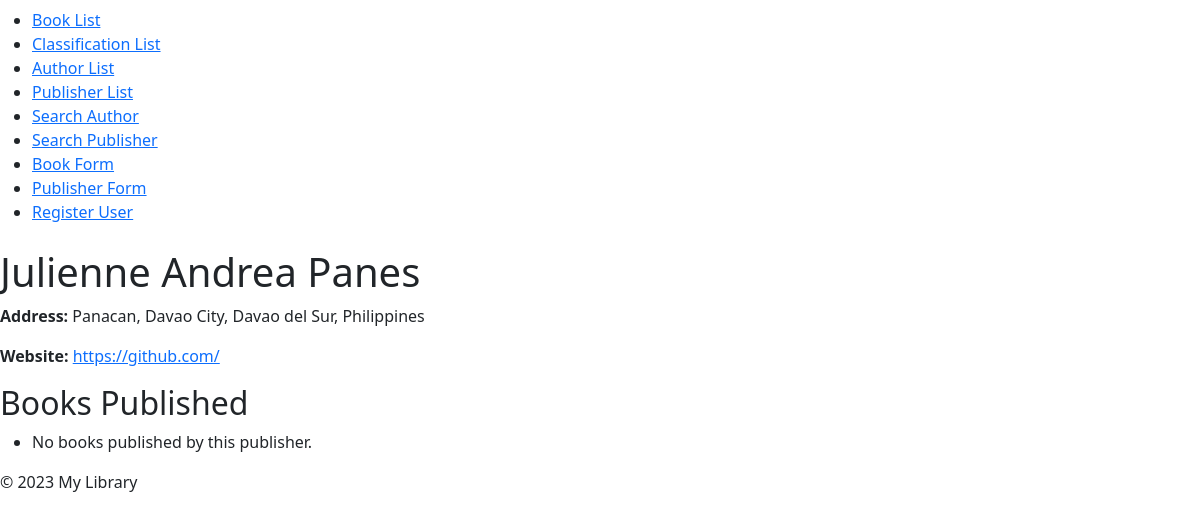
The app's page /publishers/2/, older data.
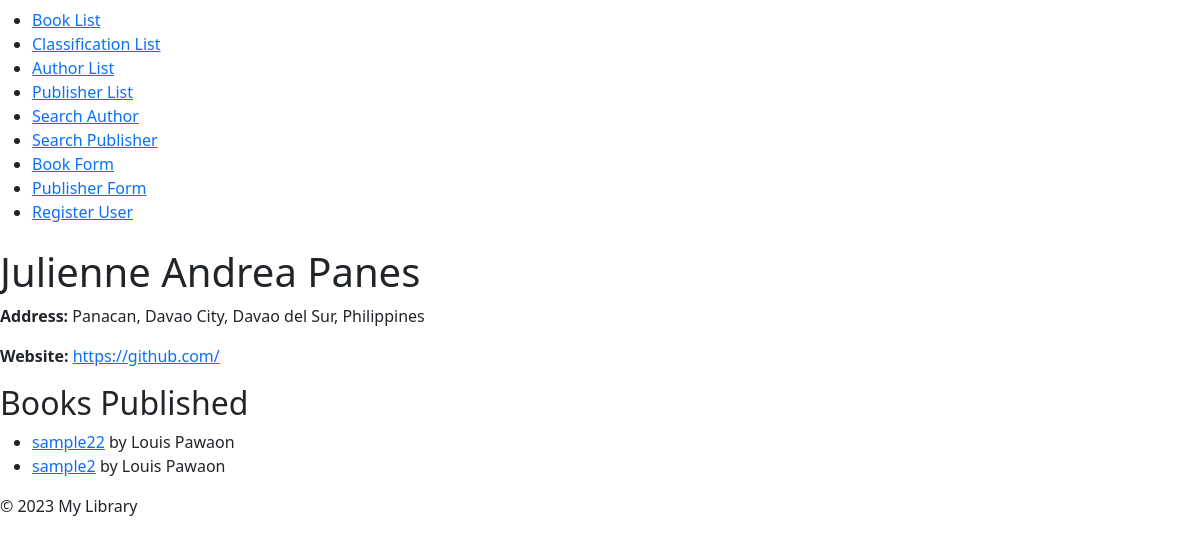
The same page, newer data.
### exercises/models.py (models this page shows, shortened)
class Book (models.Model):
    title = models.CharField(max_length=255)
    authors = models.ManyToManyField('exercises.Author')
    publisher = models.ForeignKey(
        "exercises.Publisher",
        on_delete=models.CASCADE
    )
    publication_date = models.DateField()
    def was_published_recently(self):
        date_today = timezone.now().date()
        return self.publication_date >= date_today - timedelta(day=1)
    was_published_recently.admin_order_field = "publication_date"
    was_published_recently.boolean=True
    was_published_recently.short_description = "Published recently?"
    class Meta:
        verbose_name = _("Book")
        verbose_name_plural = _("Books")

class Author (models.Model):
    first_name = models.CharField(max_length=30)
    last_name = models.CharField(max_length=30)
    email = models.EmailField(verbose_name="e-mail")
    class Meta:
        verbose_name = _("Author")
        verbose_name_plural = _("Authors")
    def __str__(self):
        return f"{self.first_name} {self.last_name}"

### exercises/views.py (the view)
# urls.py: path('publishers/<int:publisher_id>/', publisher_detail, name='publisher_detail'),
def publisher_detail(request, publisher_id):
    publisher = get_object_or_404(Publisher, pk=publisher_id)
    return render(request, 'publisher_detail.html', {'publisher': publisher})

### exercises/templates/publisher_detail.html
{% extends 'base.html' %}
{% block content %}
  <h1>{{ publisher.name }}</h1>
  <p><strong>Address:</strong> {{ publisher.address }}, {{ publisher.city }}, {{ publisher.state_province }}, {{ publisher.country }}</p>
  <p><strong>Website:</strong> <a href="{{ publisher.website }}">{{ publisher.website }}</a></p>
  <h2>Books Published</h2>
  <ul>
    {% for book in publisher.book_set.all %}
      <li>
        <a href="{% url 'book_detail' book.id %}">{{ book.title }}</a> by
        {% for author in book.authors.all %}
          {{ author }}{% if not forloop.last %}, {% endif %}
        {% endfor %}
      </li>
    {% empty %}
      <li>No books published by this publisher.</li>
    {% endfor %}
  </ul>
{% endblock %}

Row changes from the older to the newer data that the page shows:
added Book: title "sample22"
now on this page (row unchanged): Author: first_name+last_name "Louis Pawaon"
added Book: title "sample2"
Text that changed along with them:
text no longer shown: "No books published by this publisher."
